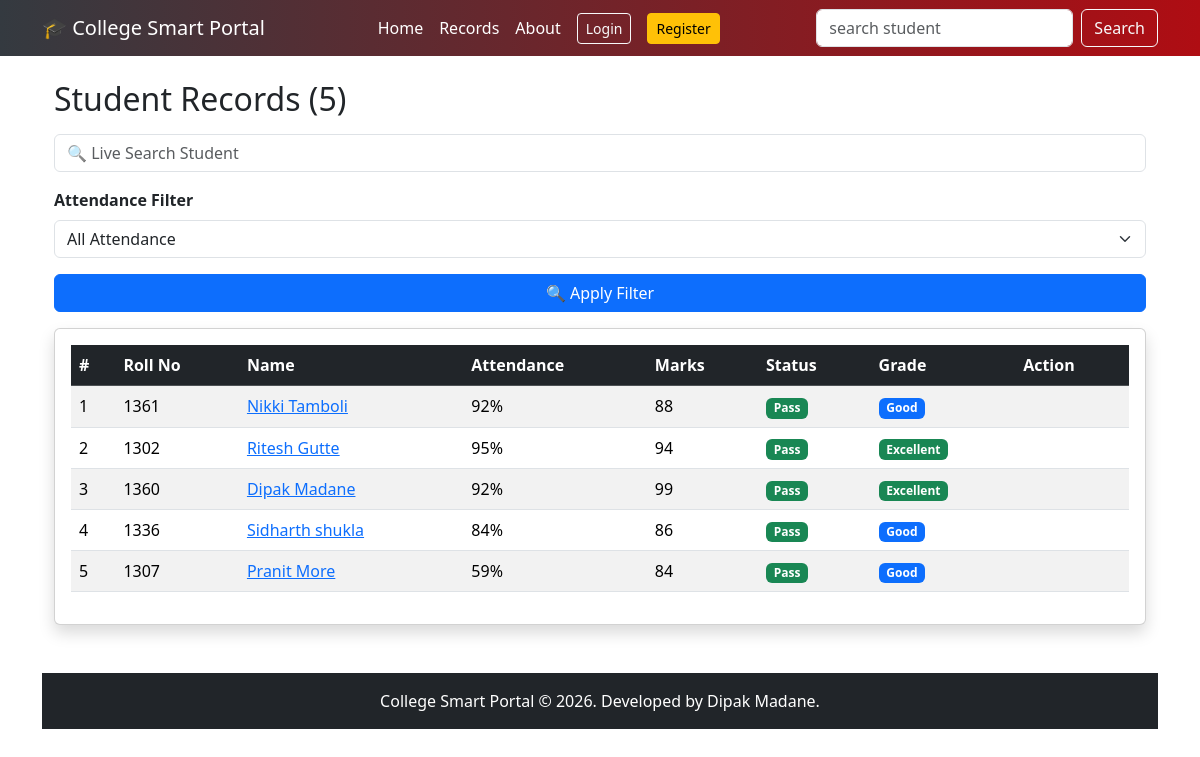
The page /record on the database its author committed.
### tables this page shows
CREATE TABLE students (
            id INTEGER PRIMARY KEY AUTOINCREMENT,
            name TEXT NOT NULL,
            roll TEXT UNIQUE NOT NULL,
            attendance INTEGER NOT NULL,
            marks INTEGER NOT NULL
        );

### app.py (the view)
@app.route("/record")
def records():
    search = request.args.get("search", "")
    attendance = request.args.get("attendance", "")
    conn = get_db()
    attendances = conn.execute("""
        SELECT DISTINCT attendance
        FROM students
        ORDER BY attendance
    """).fetchall()
    query = "SELECT * FROM students WHERE 1=1"
    params = []
    if search:
        query += " AND name LIKE ?"
        params.append("%" + search + "%")
    if attendance:
        query += " AND attendance = ?"
        params.append(attendance)
    students = conn.execute(query, params).fetchall()
    conn.close()
    return render_template(
        "record.html",
        students=students,
        attendances=attendances,
        selected_attendance=attendance
    )

### app.py (called while the page is built)
def get_db():
    conn = sqlite3.connect("myproject.db")
    conn.row_factory = sqlite3.Row
    return conn

### templates/record.html (shortened to what this page needs)
{% extends 'base.html' %}
{% block content %}
<div class="container mt-4">
    <h2 class="mb-3">
        Student Records ({{ students|length }})
    </h2>
    <form method="GET" action="{{ url_for('records') }}">
        <input
            type="text"
            id="searchInput"
            class="form-control mb-3"
            placeholder="🔍 Live Search Student">
        <label class="form-label"><b>Attendance Filter</b></label>
        <select name="attendance" class="form-select mb-3">
            <option value="">All Attendance</option>
        </select>
        <button type="submit" class="btn btn-primary w-100">
            🔍 Apply Filter
        </button>
    </form>
    <div class="card shadow p-3 mt-3">
        {% if students %}
        <table class="table table-striped table-hover" id="studentTable">
            <thead class="table-dark">
                <tr>
                    <th>#</th>
                    <th>Roll No</th>
                    <th>Name</th>
                    <th>Attendance</th>
                    <th>Marks</th>
                    <th>Status</th>
                    <th>Grade</th>
                    <th>Action</th>
                </tr>
            </thead>
            <tbody>
            {% for student in students %}
            <tr>
                <td>{{ loop.index }}</td>
                <td>{{ student.roll }}</td>
                <td>
                    <a href="{{ url_for('student_detail', id=student.id) }}">
                        {{ student.name }}
                    </a>
                </td>
                <td>{{ student.attendance }}%</td>
                <td>{{ student.marks }}</td>
                <td>
                    {% if student.marks >= 35 %}
                        <span class="badge bg-success">Pass</span>
                    {% else %}
                        <span class="badge bg-danger">Fail</span>
                    {% endif %}
                </td>
                <td>
                    {% if student.marks >= 90 %}
                        <span class="badge bg-success">Excellent</span>
                    {% elif student.marks >= 75 %}
                        <span class="badge bg-primary">Good</span>
                    {% elif student.marks >= 60 %}
                        <span class="badge bg-warning text-dark">Average</span>
                    {% else %}
                        <span class="badge bg-danger">Poor</span>
                    {% endif %}
                </td>
                <td>
                </td>
            </tr>
            {% endfor %}
            </tbody>
        </table>
        {% else %}
        <div class="alert alert-warning text-center">
            No student records found.
        </div>
        {% endif %}
    </div>
</div>
{% endblock %}

### templates/base.html (style rules this page uses)
.card { transition:all 0.3s ease; }

### rows shown on the page
students: roll "1361", name "Nikki Tamboli", attendance "92", marks "88", shows "Pass", shows "Good"
students: roll "1302", name "Ritesh Gutte", attendance "95", marks "94", shows "Pass", shows "Excellent"
students: roll "1360", name "Dipak Madane", attendance "92", marks "99", shows "Pass", shows "Excellent"
students: roll "1336", name "Sidharth shukla", attendance "84", marks "86", shows "Pass", shows "Good"
students: roll "1307", name "Pranit More", attendance "59", marks "84", shows "Pass", shows "Good"

### other values the page prints
{{ students|length }} "5"
